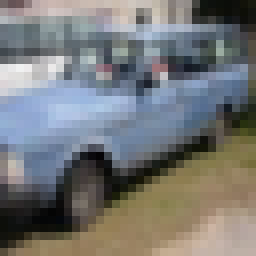
#> input picture rohithk/deeplearning_operators_assignment/src/python_operators/input_image.png, 32 x 32 px (shown 8 times larger)
$ python batch_normalisation.py
#> lines starting #> are read from the running program, lines starting #| are printed output that depends on the picture; long printed decimals are rounded
import cv2
import numpy as np
import json
from typing import Tuple


class BatchNormalizer:
    def __init__(self, epsilon: float = 1e-5):
        self.epsilon = epsilon
        self.mean = None
        self.variance = None
        self.normalized = None

    def normalize(self, image: np.ndarray) -> np.ndarray:
        """
        Perform batch normalization on an RGB image
        Args:
            image: RGB image of shape (height, width, channels)
        Returns:
            normalized image of same shape
        """
        # Reshape image to (N, D) where N is number of pixels and D is channels
        height, width, channels = image.shape
        reshaped_image = image.reshape(-1, channels)

        # Calculate mean and variance along the pixel dimension
        self.mean = np.mean(reshaped_image, axis=0)
        self.variance = np.var(reshaped_image, axis=0)

        # Normalize
        self.normalized = (reshaped_image - self.mean) / np.sqrt(
            self.variance + self.epsilon
        )

        # Reshape back to original dimensions
        normalized_image = self.normalized.reshape(height, width, channels)

        return normalized_image

    def get_stats(self) -> dict:
        """Return normalization statistics"""
        return {
            "mean": self.mean.tolist() if self.mean is not None else None,
            "variance": self.variance.tolist() if self.variance is not None else None,
            "epsilon": self.epsilon,
        }


def load_and_preprocess_image(image_path: str) -> Tuple[np.ndarray, Tuple[int, int]]:
    """
    Load and preprocess image
    Args:
        image_path: path to image file
    Returns:
        preprocessed image, original shape
    """
    # Load image
    image = cv2.imread(image_path)
    if image is None:
        raise ValueError(f"Could not load image from {image_path}")

    # Convert BGR to RGB
    image = cv2.cvtColor(image, cv2.COLOR_BGR2RGB)

    # Convert to float32 and scale to [0, 1]
    print(image[0][0])
    return image, image.shape


def save_output_to_json(
    normalized_image: np.ndarray,
    stats: dict,
    original_shape: Tuple[int, int, int],
    output_path: str = "batch_norm_output.json",
):
    """
    Save normalized image and statistics to JSON
    Args:
        normalized_image: normalized image array
        stats: normalization statistics
        original_shape: original image shape
        output_path: path to save JSON file
    """
    output_dict = {
        "metadata": {
            "original_shape": {
                "height": original_shape[0],
                "width": original_shape[1],
                "channels": original_shape[2],
            },
            "normalization_stats": stats,
        },
        "normalized_data": normalized_image.tolist(),
    }

    try:
        with open(output_path, "w") as f:
            json.dump(output_dict, f, indent=2)
        print(f"Successfully saved output to {output_path}")
    except Exception as e:
        print(f"Error saving JSON file: {str(e)}")


def main():
    # Configuration
    image_path = "input_image.png"  # Replace with your image path
    output_path = "batch_norm_output.json"

    try:
        # Load and preprocess image
        print("Loading and preprocessing image...")
        image, original_shape = load_and_preprocess_image(image_path)
#> in load_and_preprocess_image, image is the input picture: shape (32, 32, 3); mean B, G, R 119.4, 119.6, 118.3
#| [112 100 100]
#> original_shape = (32, 32, 3)

        # Perform batch normalization
        print("Performing batch normalization...")
        normalizer = BatchNormalizer()
        normalized_image = normalizer.normalize(image)
#> in normalize, `reshaped_image = image.reshape(-1, channels)`: reshaped_image = 1024 rows, first 8: [112, 100, 100], [101, 83, 86], [108, 87, 88], [144, 126, 127], [187, 169, 169], [197, 178, 174], [203, 183, 177], [200, 181, 174]
#> in normalize, `self.mean = np.mean(reshaped_image, axis=0)`: self.mean = [118.3, 119.6, 119.4]
#> in normalize, `self.variance = np.var(reshaped_image, axis=0)`: self.variance = [2579, 2448.7, 3363.5]
#> in normalize, `self.normalized = (reshaped_image - self.mean) / np.sqrt( self.varianc..`: self.normalized = 1024 rows, first 8: [-0.123, -0.397, -0.335], [-0.34, -0.74, -0.576], [-0.202, -0.659, -0.542], [0.507, 0.129, 0.131], [1.35, 0.998, 0.855], [1.55, 1.18, 0.941], [1.67, 1.28, 0.993], [1.61, 1.24, 0.941]
#> in normalize, `normalized_image = self.normalized.reshape(height, width, channels)`:
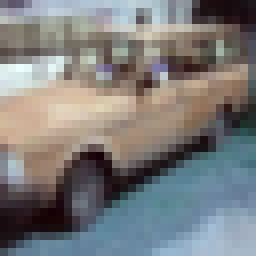
#> normalized_image: shape (32, 32, 3) float64 (shown 8 times larger); mean of channels 0, 1, 2 -4.03e-17, 4.21e-17, 1.59e-16; drawn with min black and max white

        # Get normalization statistics
        stats = normalizer.get_stats()
#> stats = {'mean': [118.3, 119.6, 119.4], 'variance': [2579, 2448.7, 3363.5], 'epsilon': 1e-05}

        # Save results
        print("Saving results...")
        save_output_to_json(normalized_image, stats, original_shape, output_path)

        # Optionally save normalized image for visualization
        # Convert back to uint8 format for saving
        visualization = (
            (normalized_image - normalized_image.min())
            * 255
            / (normalized_image.max() - normalized_image.min())
        ).astype(np.uint8)
        visualization = cv2.cvtColor(visualization, cv2.COLOR_RGB2BGR)
        cv2.imwrite("normalized_image.jpg", visualization)

        print("Batch normalization completed successfully!")
        print(f"Original image shape: {original_shape}")
#| Original image shape: (32, 32, 3)
        print("Normalization statistics:", stats)
#| Normalization statistics: {'mean': [118.266, 119.632, 119.417], 'variance': [2578.961, 2448.690, 3363.456], 'epsilon': 1e-05}

    except Exception as e:
        print(f"Error occurred: {str(e)}")


if __name__ == "__main__":
    main()
